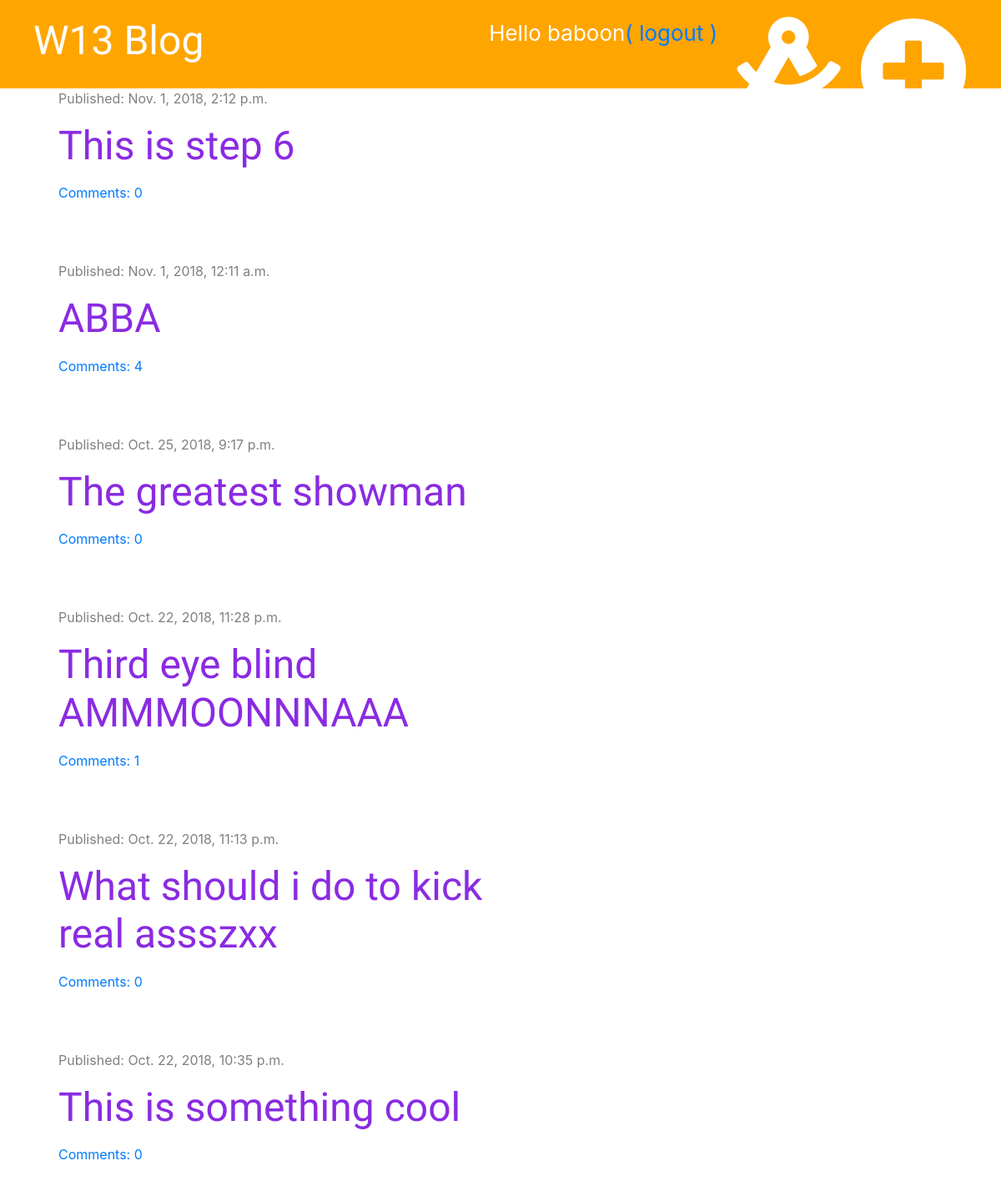
The app's page / (signed in) with its own data.
### blog/models.py (models this page shows, shortened)
class Post(models.Model):
    author = models.ForeignKey('auth.User', on_delete=models.CASCADE)
    title = models.CharField(max_length = 200)
    text = models.TextField()
    created_date = models.DateTimeField(default = timezone.now)
    published_date = models.DateTimeField(blank = True, null = True)
    def approved_comments(self):
        return self.comments.filter(approved=True)

### blog/views.py (the view)
# urls.py: path('',views.post_list,name='post_list'),
def post_list(request):
    posts = Post.objects.filter(published_date__lte = timezone.now()).order_by('-published_date')
    stuff_for_frontend = {'posts' : posts}
    return render(request, 'blog/post_list.html',stuff_for_frontend)

### blog/static/templatetags/markdownify.py (called while the page is built)
@register.filter
def markdown(value):
    renderer = HighlightRenderer()
    markdown = mistune.Markdown(renderer=renderer)
    return markdown(value)

### blog/templates/blog/post_list.html (shortened to what this page needs)
{% extends 'blog/base.html' %}
{% load markdownify %}
{% block content %}
    {% for post in posts %}
        <div class="post">
            <div class="date">
                <p>Published: {{ post.published_date }}</p>
            </div>
            <h1><a href="{% url 'post_detail' pk=post.pk %}">{{ post.title }}</a></h1>
            <a href="{% url 'post_detail' pk=post.pk %}">Comments: {{ post.approved_comments.count }}</a>
            <br>
        </div>
    {% endfor %}
{% endblock %}

### blog/templates/blog/base.html (shortened to what this page needs)
{% load staticfiles %}
<!DOCTYPE html>
<html>
<head>
    <link href="https://stackpath.bootstrapcdn.com/bootstrap/4.1.3/css/bootstrap.min.css" rel="stylesheet">
    <link rel="stylesheet" type="text/css" href="{% static 'css/blog.css' %}" >
    <link rel="stylesheet" href="https://use.fontawesome.com/releases/v5.4.1/css/all.css">
    <link rel="stylesheet" type="text/css" href="{% static 'css/zenburn.css' %}">
</head>
<body>
<div class="page-header">
    {% if user.is_authenticated %}
        <a class="top-menu" href="{% url 'post_new' %}"><i class="fas fa-plus-circle fa-5x" style="color: white"></i></a>
        <a class="top-menu" href="{% url 'post_draft_list' %}" ><i class="fas fa-drafting-compass fa-5x"></i></a>
        <p class="top-menu" >Hello {{ user.username }}<a href="{% url 'logout' %}" >( logout )</a> </p>
    {% else %}
        <a class="top-menu" href="{% url 'login' %}"><i class="far fa-angry fa-3x"></i></a>
        {% endif %}
    <h1><a href="{% url 'post_list' %}">W13 Blog</a></h1>
</div>
<div class= "content container">
    <div class="row">
        <div class="col-md-8">
            {% block content %}
            {% endblock %}
        </div>
    </div>
</div>
</body>
</html>

### blog/static/css/blog.css (style rules this page uses)
.page-header { background-color: orange; padding: 20px 20px 20px 40px; margin-top: 0px; }
.page-header h1 a { color:white; font-size: 36pt; text-decoration: none; }
.content { margin-left: 40px; }
h1,h2,h3,h4 { font-family: 'Tangerine','Inconsolata','Droid Sans', serif; font-size: 48px; }
.date { color: grey; }
.post { margin-bottom: 70px; }
.post h1 a, .post h1 { color: blueviolet }
.top-menu { color:white; float: right; font-size: 26px; margin-right: 20px; }

### records on screen
Post: published_date "Nov. 1, 2018, 2:12 p.m.", title "This is step 6", approved_comments.count "0"
Post: published_date "Nov. 1, 2018, 12:11 a.m.", title "ABBA", approved_comments.count "4"
Post: published_date "Oct. 25, 2018, 9:17 p.m.", title "The greatest showman", approved_comments.count "0"
Post: published_date "Oct. 22, 2018, 11:28 p.m.", title "Third eye blind AMMMOONNNAAA", approved_comments.count "1"
Post: published_date "Oct. 22, 2018, 11:13 p.m.", title "What should i do to kick real assszxx", approved_comments.count "0"
Post: published_date "Oct. 22, 2018, 10:35 p.m.", title "This is something cool", approved_comments.count "0"

### other values on screen
{{ user.username }} "baboon"
